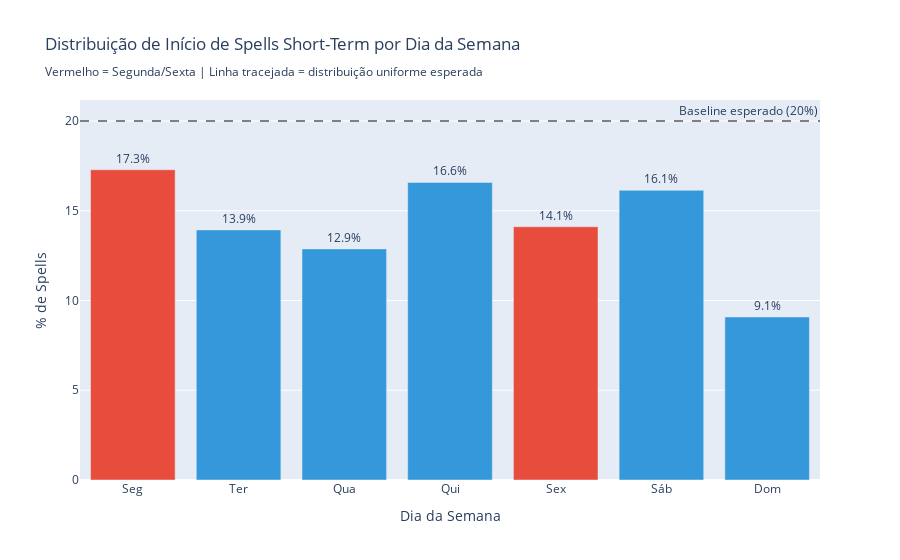

Notebook code cell kept with this figure:
### Markdown cell above
### 6.1 Padrão Segunda/Sexta (Weekend Pattern)

### Code cell
# Proporção de spells que começam à segunda
spells_inicio_segunda = df_spells_disruptivos[df_spells_disruptivos['dia_semana_inicio'] == 'Monday'].shape[0]
prop_inicio_segunda = spells_inicio_segunda / len(df_spells_disruptivos) * 100

# Proporção de spells que terminam à sexta
spells_fim_sexta = df_spells_disruptivos[df_spells_disruptivos['dia_semana_fim'] == 'Friday'].shape[0]
prop_fim_sexta = spells_fim_sexta / len(df_spells_disruptivos) * 100

# Baseline esperado (segunda = 20% dos dias úteis, sexta = 20%)
baseline_esperado = 20.0

print(f'\nPadrão Segunda/Sexta (Spells Short-Term):')
print(f'   Spells que começam à segunda: {spells_inicio_segunda:,} ({prop_inicio_segunda:.1f}%)')
print(f'   Baseline esperado: {baseline_esperado:.1f}%')
print(f'   Desvio: {prop_inicio_segunda - baseline_esperado:+.1f} pontos percentuais')

print(f'\n   Spells que terminam à sexta: {spells_fim_sexta:,} ({prop_fim_sexta:.1f}%)')
print(f'   Baseline esperado: {baseline_esperado:.1f}%')
print(f'   Desvio: {prop_fim_sexta - baseline_esperado:+.1f} pontos percentuais')

# Análise por colaborador
df_padroes_seg_sex = df_spells_disruptivos.groupby('login_colaborador').agg({
    'spell_id': 'count',
    'dia_semana_inicio': lambda x: (x == 'Monday').sum(),
    'dia_semana_fim': lambda x: (x == 'Friday').sum()
}).reset_index()

df_padroes_seg_sex.columns = ['login_colaborador', 'total_spells', 'inicio_segunda', 'fim_sexta']

# Calcular proporções
df_padroes_seg_sex['prop_inicio_segunda'] = df_padroes_seg_sex['inicio_segunda'] / df_padroes_seg_sex['total_spells']
df_padroes_seg_sex['prop_fim_sexta'] = df_padroes_seg_sex['fim_sexta'] / df_padroes_seg_sex['total_spells']

# Flag: > 50% dos spells começam à segunda OU terminam à sexta
# Mínimo 5 spells para ser estatisticamente significativo
df_padroes_seg_sex['flag_weekend_pattern'] = (
    ((df_padroes_seg_sex['prop_inicio_segunda'] > 0.5) | 
     (df_padroes_seg_sex['prop_fim_sexta'] > 0.5)) &
    (df_padroes_seg_sex['total_spells'] >= 5)
)

n_flagged_weekend = df_padroes_seg_sex['flag_weekend_pattern'].sum()
pct_flagged_weekend = (n_flagged_weekend / len(df_padroes_seg_sex)) * 100

print(f'\nColaboradores com padrão suspeito Segunda/Sexta:')
print(f'   {n_flagged_weekend} colaboradores ({pct_flagged_weekend:.1f}%)')
print(f'   Critério: >50% dos spells começam 2ª OU terminam 6ª (mínimo 5 spells)')

# Visualização: Distribuição de início de spells por dia da semana
ordem_dias = ['Monday', 'Tuesday', 'Wednesday', 'Thursday', 'Friday', 'Saturday', 'Sunday']
dias_pt = ['Seg', 'Ter', 'Qua', 'Qui', 'Sex', 'Sáb', 'Dom']

inicio_por_dia = df_spells_disruptivos['dia_semana_inicio'].value_counts().reindex(ordem_dias, fill_value=0)
prop_por_dia = (inicio_por_dia / len(df_spells_disruptivos) * 100)

fig_seg_sex = go.Figure()

colors = ['#e74c3c' if dia in ['Monday', 'Friday'] else '#3498db' for dia in ordem_dias]

fig_seg_sex.add_trace(go.Bar(
    x=dias_pt,
    y=prop_por_dia.values,
    marker_color=colors,
    text=[f'{v:.1f}%' for v in prop_por_dia.values],
    textposition='outside'
))

# Linha de baseline (20%)
fig_seg_sex.add_hline(
    y=20,
    line_dash="dash",
    line_color="gray",
    annotation_text="Baseline esperado (20%)"
)

fig_seg_sex.update_layout(
    title='Distribuição de Início de Spells Short-Term por Dia da Semana<br><sub>Vermelho = Segunda/Sexta | Linha tracejada = distribuição uniforme esperada</sub>',
    xaxis_title='Dia da Semana',
    yaxis_title='% de Spells',
    height=500
)

fig_seg_sex.show()

### Figure 1 — Plotly figure (JSON) as saved in the notebook; plotly's stock layout.template omitted (floating-point values rounded to 4 significant figures)
{"data": [{"marker": {"color": ["#e74c3c", "#3498db", "#3498db", "#3498db", "#e74c3c", "#3498db", "#3498db"]}, "text": ["17.3%", "13.9%", "12.9%", "16.6%", "14.1%", "16.1%", "9.1%"], "textposition": "outside", "type": "bar", "x": ["Seg", "Ter", "Qua", "Qui", "Sex", "Sáb", "Dom"], "y": [17.28, 13.93, 12.87, 16.58, 14.11, 16.14, 9.083]}], "layout": {"annotations": [{"showarrow": false, "text": "Baseline esperado (20%)", "x": 1, "xanchor": "right", "xref": "x domain", "y": 20, "yanchor": "bottom", "yref": "y"}], "autosize": true, "shapes": [{"line": {"color": "gray", "dash": "dash"}, "type": "line", "x0": 0, "x1": 1, "xref": "x domain", "y0": 20, "y1": 20, "yref": "y"}], "title": {"text": "Distribuição de Início de Spells Short-Term por Dia da Semana<br><sub>Vermelho = Segunda/Sexta | Linha tracejada = distribuição uniforme esperada</sub>"}, "xaxis": {"autorange": true, "range": [-0.5, 6.5], "title": {"text": "Dia da Semana"}, "type": "category"}, "yaxis": {"autorange": true, "range": [0, 22.36], "title": {"text": "% de Spells"}, "type": "linear"}}}
